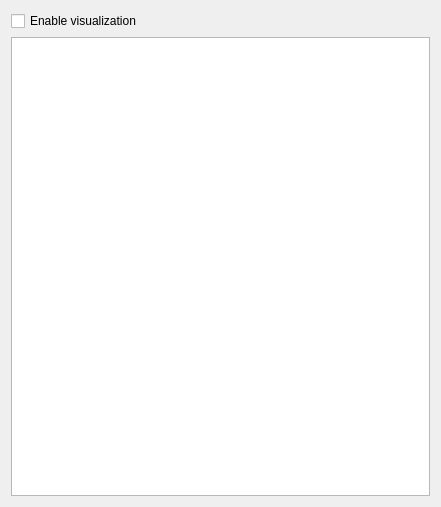
<?xml version="1.0" encoding="UTF-8"?>
<ui version="4.0">
 <class>m2IonsControls</class>
 <widget class="QWidget" name="m2IonsControls">
  <property name="geometry">
   <rect>
    <x>0</x>
    <y>0</y>
    <width>441</width>
    <height>507</height>
   </rect>
  </property>
  <property name="minimumSize">
   <size>
    <width>0</width>
    <height>0</height>
   </size>
  </property>
  <property name="windowTitle">
   <string>QmitkTemplate</string>
  </property>
  <layout class="QVBoxLayout" name="verticalLayout">
   <item>
    <widget class="QCheckBox" name="visualization">
     <property name="text">
      <string>Enable visualization</string>
     </property>
    </widget>
   </item>
   <item>
    <widget class="QTableWidget" name="itemsTable">
     <property name="minimumSize">
      <size>
       <width>0</width>
       <height>0</height>
      </size>
     </property>
    </widget>
   </item>
  </layout>
 </widget>
 <layoutdefault spacing="6" margin="11"/>
 <resources/>
 <connections/>
</ui>
